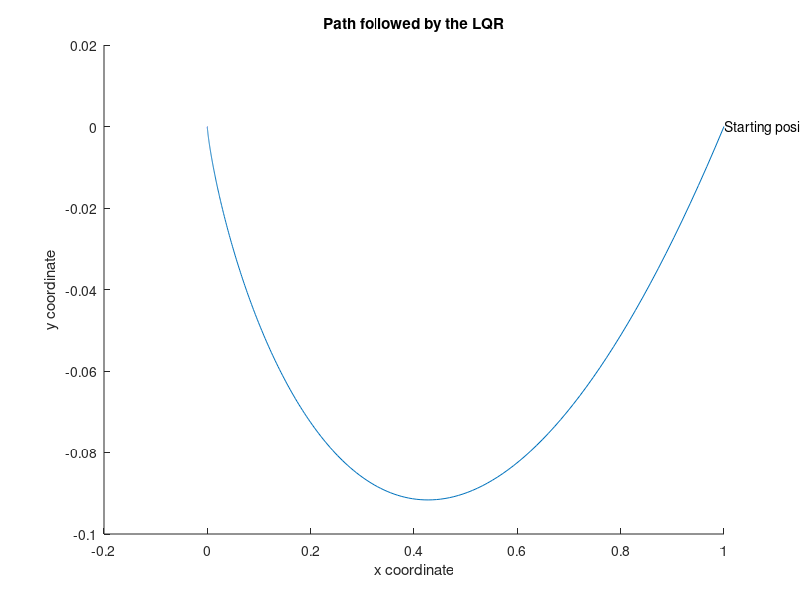
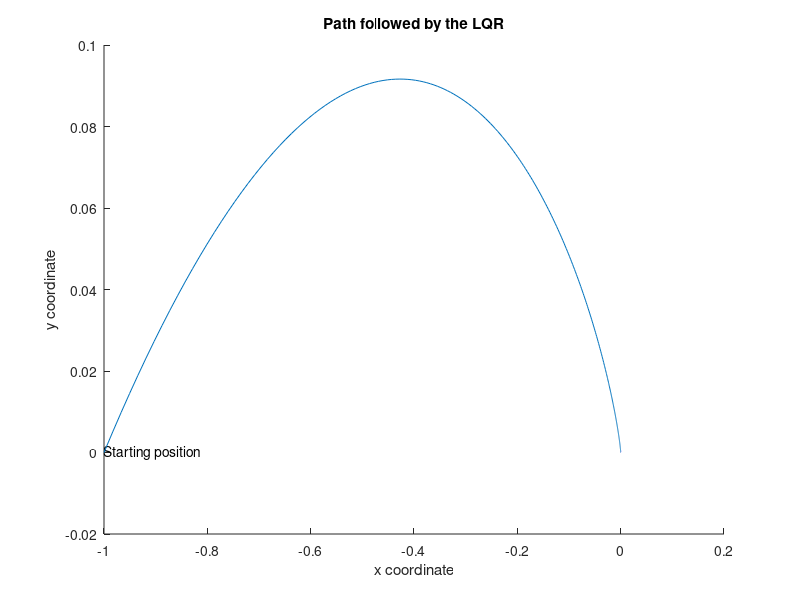
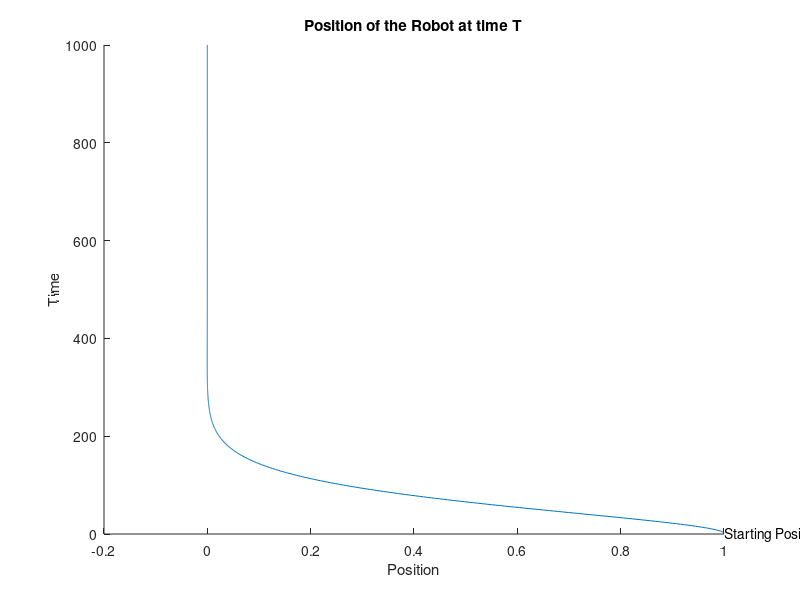
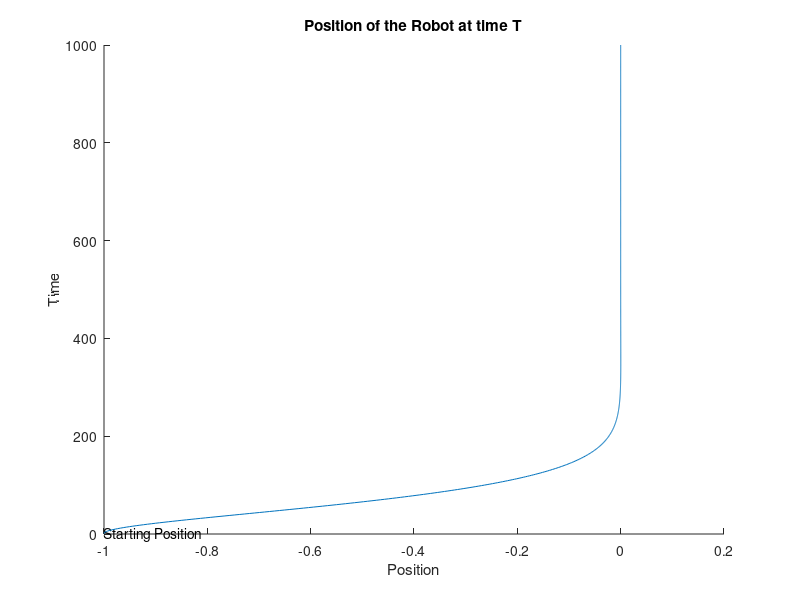

Reproduce these figures in MATLAB, in order.
function finiteLQR()
    finiteLQRprob1();
    finiteLQRprob2();

function finiteLQRprob1()
    
    % Initializing the given values of Qf,R,T,dT,b
    Qf=eye(4,4)*100;
    R=eye(2,2)*1;
    Q=eye(4,4)*1;
    T=1000;
    dT=0.025;
    b = 1;
    
    % Declaring new variables for P and K
    P = zeros(4,4,T);
    K = zeros(2,4,T);
    
    % S denotes the position variable
    S = zeros(4,1,T);
    
    
    % After solving the given conditions and using laws of motion 
    A = [ 1 0 dT 0
        0 1 0 dT
        0 1*b 0 dT*b
        0 0 0 0];
    B = [0 0
        0 0
        1 0
        0 1];
    
    display('Problem 1 - Values of A and B');
    display(A);
    display(B);
    
    
    % The initial postion of the robot (1,0)
    S(:,:,1) = [1
                0
                0
                0];
    
    solveLQRprob1(P,Qf,Q,R,A,B,S,K,T);
    % The initial postion of the robot (-1,0)
    S(:,:,1) = [-1
                0
                0
                0];
    solveLQRprob1(P,Qf,Q,R,A,B,S,K,T);
    
    
function solveLQRprob1(P,Qf,Q,R,A,B,S,K,T)
    % Declaring the action varialbes
    u = zeros(2,1,T);
    
    % Solving the finite LQR
    P(:,:,T) = Qf;
    for t=T:-1:2
        P(:,:,t-1)= Q +  A.'*P(:,:,t)*A   - ( A.'*  P(:,:,t)*  B*  inv( R + B.'* P(:,:,t)*B) *   B.'   * P(:,:,t) * A );
    end
    for t =1:1:T-1
        K(:,:,t) = - (inv( R+ B.' * P(:,:,t+1) * B ) * B.' * P(:,:,t+1) * A) ;
    end
    for t = 1:1:T-1
        u(:,:,t) = K(:,:,t) * S(:,:,t);
        S(:,:,t+1)  = A * S(:,:,t) + B * u(:,:,t);
    end
    
    % Plotting the path followed by LQR
    x=zeros(1000);
    y=zeros(1000);
    figure('name','Path by LQR - Problem 1');
    hold on
    %axis([-4e-10 0 -4e-10 0]);
    text(S(1,:,1),S(2,:,1),'Starting position');
    for i=1:1000
        x(i)=S(1,:,i);
        y(i)=S(2,:,i);
    end
    plot(x,y);
    hold off
    title('Path followed by the LQR');
    xlabel('x coordinate');
    ylabel('y coordinate');
    
    
    
% Solving the finite LQR problem 2
    
function finiteLQRprob2()
    
    % Initializing the given values of Qf,R,T,dT,b
    Qf=eye(3,3)*100;
    R=eye(1,1)*1;
    Q=eye(3,3)*1;
    T=1000;
    dT=0.025;
    b = 1;
    
    
    
    % Declaring new variables for P and K
    P = zeros(3,3,T);
    K = zeros(1,3,T);
    
    % S denotes the position variable
    S = zeros(3,1,T);
    
    % After solving the given conditions and using laws of motion
    c1 = ((dT*dT)/2);
    c2 = (b*dT);
    A = [ 1 dT c1
          c2 1 0 
          b c2 b*c1 ];
    B = [0 
         dT
         1 ];
     
    display('Problem 2 - Values of A and B');
    display(A);
    display(B);
    
    % The initial postion of the robot (1,0)
    S(:,:,1) = [1
                0
                0];
    solveLQRprob2(P,Qf,Q,R,A,B,S,K,T);
    
    % The initial postion of the robot (-1,0)
    S(:,:,1) = [-1
                0
                0];
    solveLQRprob2(P,Qf,Q,R,A,B,S,K,T);
    
function solveLQRprob2(P,Qf,Q,R,A,B,S,K,T)
    % Declaring action variables
    u = zeros(1,1,T);
    
    % Solving the finite LQR
    P(:,:,T) = Qf;
    for t=T:-1:2
            P(:,:,t-1)= Q +  A.'*P(:,:,t)*A   - ( A.'*  P(:,:,t)*  B*  inv( R + B.'* P(:,:,t)*B) *   B.'   * P(:,:,t) * A );
    end
    for t =1:1:T-1
        K(:,:,t) = - (inv( R+ B.' * P(:,:,t+1) * B ) * B.' * P(:,:,t+1) * A) ;
    end

    for t = 1:1:T-1
        u(:,:,t) = K(:,:,t) * S(:,:,t);
        S(:,:,t+1)  = A * S(:,:,t) + B * u(:,:,t);
    end
    
    % Plotting the path followed by LQR
    x=zeros(1000);
    y=zeros(1000);
    figure('name','Path by LQR - Problem 2');
    hold on
    %axis([-4e-10 0 -4e-10 0]);
    text(S(1,:,1),1,'Starting Position');
    for i=1:1000
       x(i)=S(1,:,i);
       y(i)=i;
    end
    plot(x,y);
    hold off
    title('Position of the Robot at time T');
    xlabel('Position');
    ylabel('Time');
        
        









